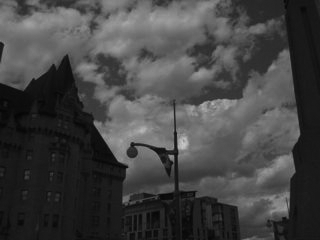
%> input picture PA1-testimages/dark.tif, 320 x 240 px
$ octave main.m   (GNU Octave 9; MATLAB toolbox functions it lacks are replaced by stand-ins)
%> lines starting %> are read from the running program, lines starting %| are printed output that depends on the picture
%%%%%%%%%%%%%%%%%%%%%%%%%%%%%%%%%%%%%%%%%%%%%%%%%%%%%%%%%%%%%%%%%%%%%%%%%%%
% File Name: main.m
% Author: Jerry Chienyu Chen
% Environment: Matlab R2016b (may works fine with previous Matlab versions)
% Usage: In Matlab Command Window, type 'main'.
%%%%%%%%%%%%%%%%%%%%%%%%%%%%%%%%%%%%%%%%%%%%%%%%%%%%%%%%%%%%%%%%%%%%%%%%%%%

% QUESTION 01
% Write your own code to linearly stretch the gray scale on "dark.tif"
% so that the image will have a better contrast than in the original image.
% Try histogram equalization for the same image.

% read image
dark = imread('dark.tif');
%> dark is the input picture: size 240x320 uint8; min 3, max 205, mean 67.8

% write your own code to linearly stretch the gray scale on "dark.tif"
dark1 = imadjust(dark,[0.0,0.6],[0.0,1.0]);

% adjust the contrast using histogram equalization
dark2 = histeq(dark);
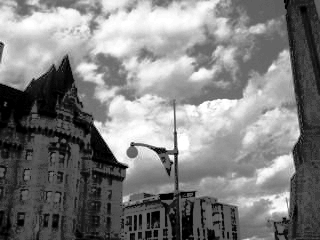
%> dark2: size 240x320 uint8; min 0, max 255, mean 127.2

% show image
figure(1)
% show the histogram and image of dark
subplot(3,2,1)
imshow(dark)
title('original')
subplot(3,2,2)
imhist(dark)
% show the histogram and image of dark1
subplot(3,2,3)
imshow(dark1)
title('linearly stretched')
subplot(3,2,4)
imhist(dark1)
% show the histogram and image of dark2
subplot(3,2,5)
imshow(dark2)
title('histeq')
subplot(3,2,6)
imhist(dark2)
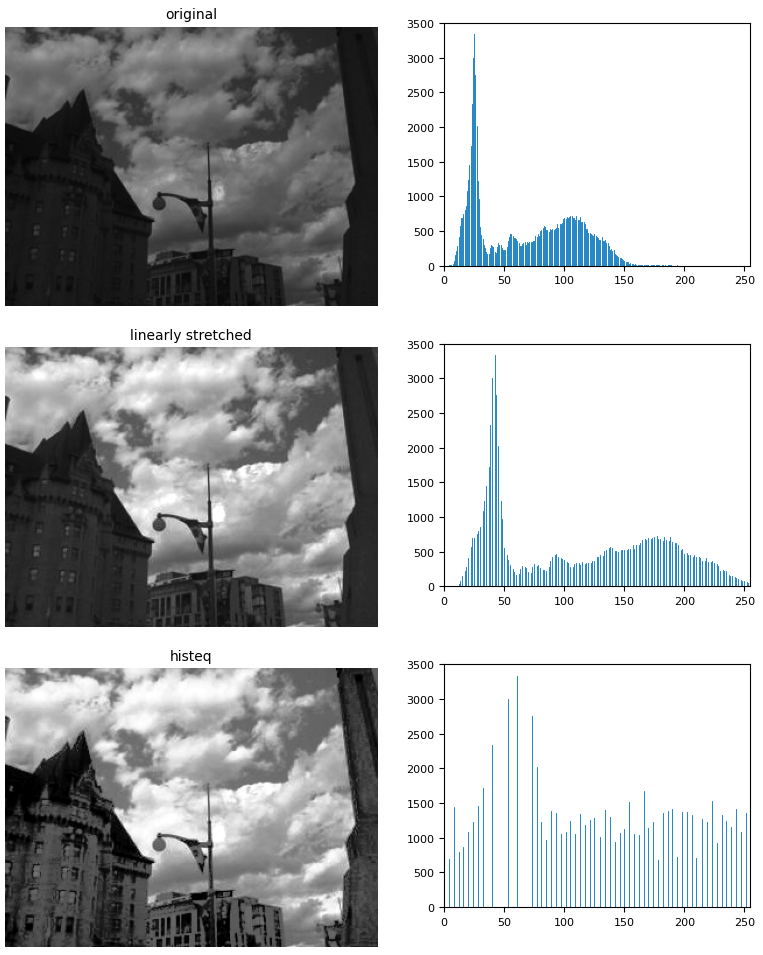
%> figure redrawn from the program's plot data, 6 panels

% save images to file
imwrite(dark1, 'dark_1.bmp', 'bmp');
imwrite(dark2, 'dark_2.bmp', 'bmp');

% QUESTION 02
% Given images with random Gaussian noises ("trees_var002.tif",
% "trees_var010.tif", "trees_var025.tif") and salt-and-pepper noises
% ("trees_salt004.tif", "trees_salt020.tif", "trees_salt050.tif"), create
% various sizes of smoothing filters and apply them for several iterations
% to generate smoothed images. Compare the result with the median filtering
% (several iterations) provided by MATLAB.

% read images
trees_var002 = imread('trees_var002.tif');
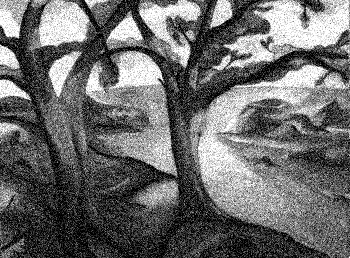
%> input picture PA1-testimages/trees_var002.tif, 350 x 258 px
%> trees_var002 is the input picture: size 258x350 uint8; min 0, max 255, mean 107.5
trees_var010 = imread('trees_var010.tif');
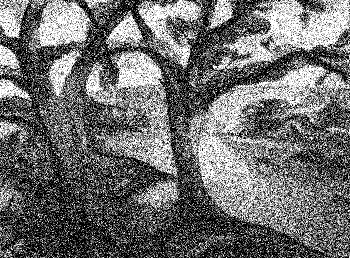
%> input picture PA1-testimages/trees_var010.tif, 350 x 258 px
%> trees_var010 is the input picture: size 258x350 uint8; min 0, max 255, mean 110.2
trees_var025 = imread('trees_var025.tif');
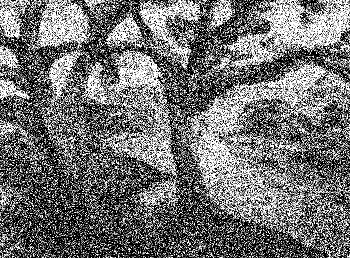
%> input picture PA1-testimages/trees_var025.tif, 350 x 258 px
%> trees_var025 is the input picture: size 258x350 uint8; min 0, max 255, mean 114.1
trees_salt004 = imread('trees_salt004.tif');
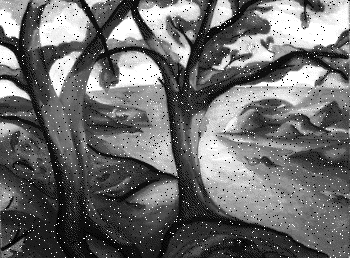
%> input picture PA1-testimages/trees_salt004.tif, 350 x 258 px
%> trees_salt004 is the input picture: size 258x350 uint8; min 0, max 255, mean 107.9
trees_salt020 = imread('trees_salt020.tif');
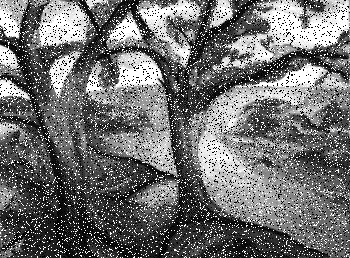
%> input picture PA1-testimages/trees_salt020.tif, 350 x 258 px
%> trees_salt020 is the input picture: size 258x350 uint8; min 0, max 255, mean 111.5
%> (the run ends here)
